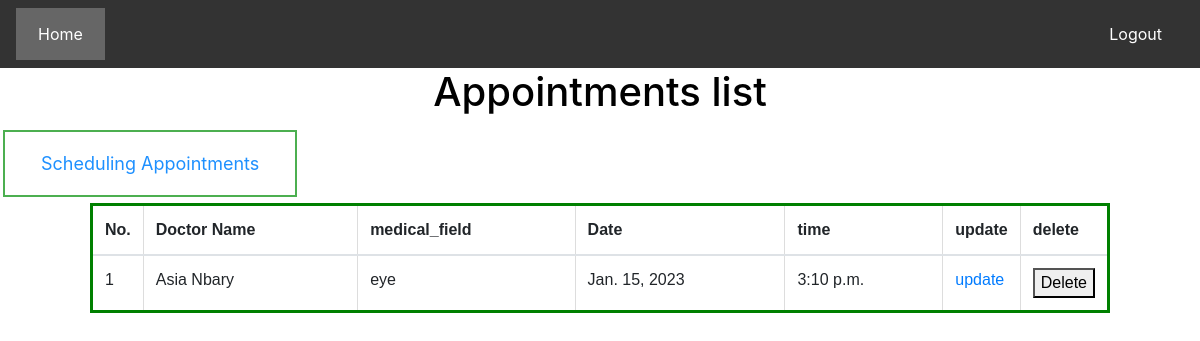
/appointmentList/213245103, run on an earlier commit of the app's database.
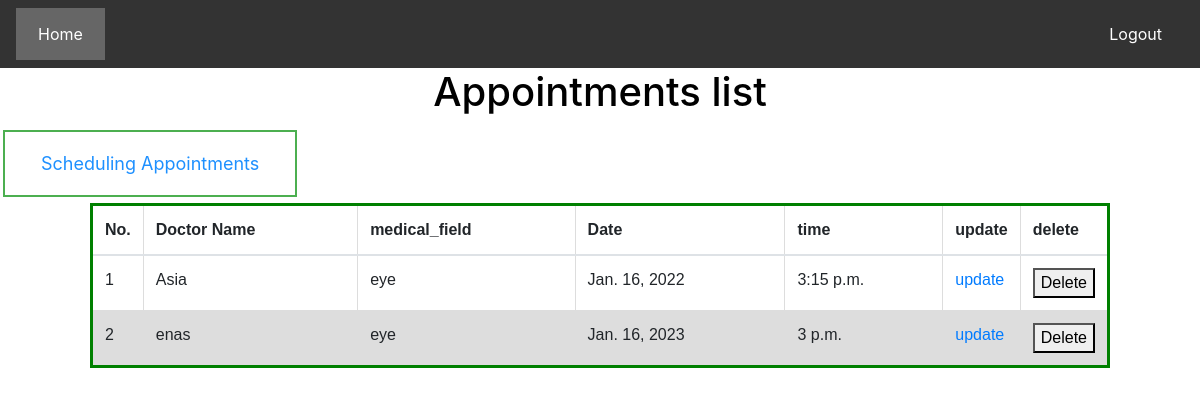
And on a later commit of the database.
### core/models.py (models this page shows)
class patientAppointment(models.Model):
    DoctorName=models.CharField(max_length=30,null=True)
    medical_field=models.CharField(max_length=30,null=True)
    Date=models.DateField(null=True)
    time=models.TimeField(null=True)
    patient = models.CharField(max_length=30,null=True)
    class Meta:
        db_table = 'patientAppointment'

### core/views.py (the view)
# urls.py: path('appointmentList/<int:patient_id>',appointmentList,name="appointmentList"),
def appointmentList(request, patient_id):
    patient_appointments = patientAppointment.objects.filter(patient=patient_id)
    patient = patient_a.objects.get(pk=patient_id)
    context = {'appointments': patient_appointments,'patient':patient}
    return render(request, 'appointment_list.html', context)

### Templates/appointment_list.html (shortened to what this page needs)
<!DOCTYPE html>
<html lang="en">
<head>
<head>
  <link rel="stylesheet" type="text/css" href="https://stackpath.bootstrapcdn.com/bootstrap/4.5.2/css/bootstrap.min.css">
</head>
<body>
<div class="navbar">
  <a href="{% url 'patient_homepage' %}" class="active">Home</a>
  <a href="{% url 'login_patient' %}" class="right">Logout</a>
</div>
 <h1>Appointments list</h1>
 <button class="button button1"><a href="{% url 'add_appointments' patient.pk%}" style="color:dodgerblue">Scheduling Appointments</a></button>
      <table class='table' style="  width: 85%; ">
          <thead>
            <tr>
              <th style="width:5%">No.</th>
              <th>Doctor Name</th>
              <th>medical_field</th>
              <th>Date</th>
              <th>time</th>
              <th>update</th>
              <th>delete</th>
            </tr>
          </thead>
          {% for appointment in appointments %}
          <tr>
            <td>{{ forloop.counter }}</td>
            <td>{{ appointment.DoctorName }}</td>
            <td>{{ appointment.medical_field }}</td>
            <td>{{ appointment.Date }}</td>
            <td>{{ appointment.time }}</td>
            <td style="width:5%">
              <a href="{% url 'update_Appointment' appointment.pk patient.pk %}"> update</a></td>
              <td style="width:5%">
                <a href="{% url 'delete_appointment' appointment.pk patient.pk %}">
                  <button>Delete</button>
              </a>
            </tr>
        {% endfor %}
      </table>
</body>
</html>

### Templates/appointment_list.html (style rules this page uses)
* { box-sizing: border-box; }
body { font-family: Arial, Helvetica, sans-serif; margin: 0; }
.navbar { overflow: hidden; background-color: #333; position: sticky; position: -webkit-sticky; top: 0; }
.navbar a { float: left; display: block; color: white; text-align: center; padding: 14px 20px; text-decoration: none; }
.navbar a.right { float: right; }
.navbar a.active { background-color: #666; color: white; }
.button { border: none; color: white; padding: 18px 36px; text-align: center; text-decoration: none; display: inline-block; font-size: 18px; margin: 6px 3px; transition-duration: 0.4s; cursor: pointer; }
.button1 { background-color: white; color: black; border: 2px solid #4CAF50; }
h1 { text-align: center; color: #000000; }
.navbar a { float: left; display: block; color: white; text-align: center; padding: 14px 22px; text-decoration: none; }
table { font-family: arial, sans-serif; border-collapse: collapse; margin: auto; width: 50%; border: 3px solid green; padding: 10px; }
td, th { border: 1px solid #dddddd; text-align: left; padding: 8px; }
tr:nth-child(even) { background-color: #dddddd; }

What changed in the data, as far as the page shows it:
removed patientAppointment: DoctorName "Asia Nbary", medical_field "eye", Date "Jan. 15, 2023", time "3:10 p.m."
added patientAppointment: DoctorName "Asia", medical_field "eye", Date "Jan. 16, 2022", time "3:15 p.m."
added patientAppointment: DoctorName "enas", medical_field "eye", Date "Jan. 16, 2023", time "3 p.m."
